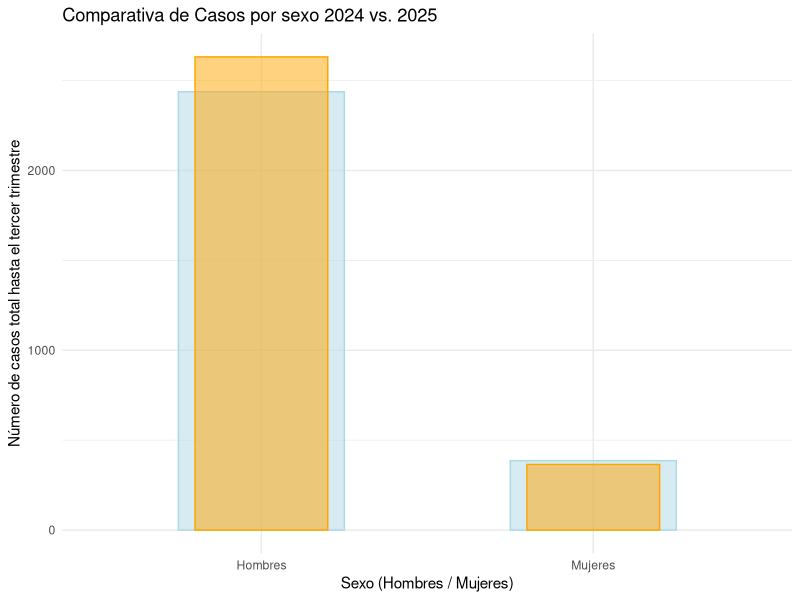
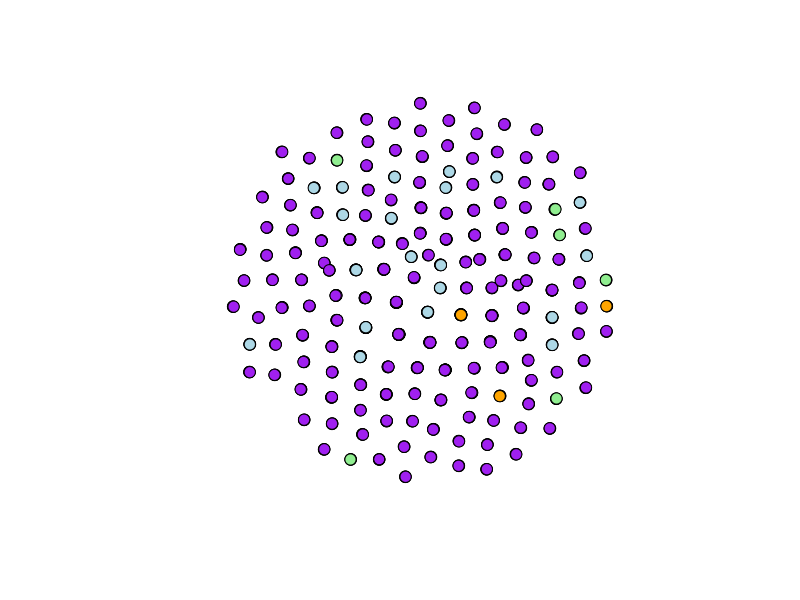
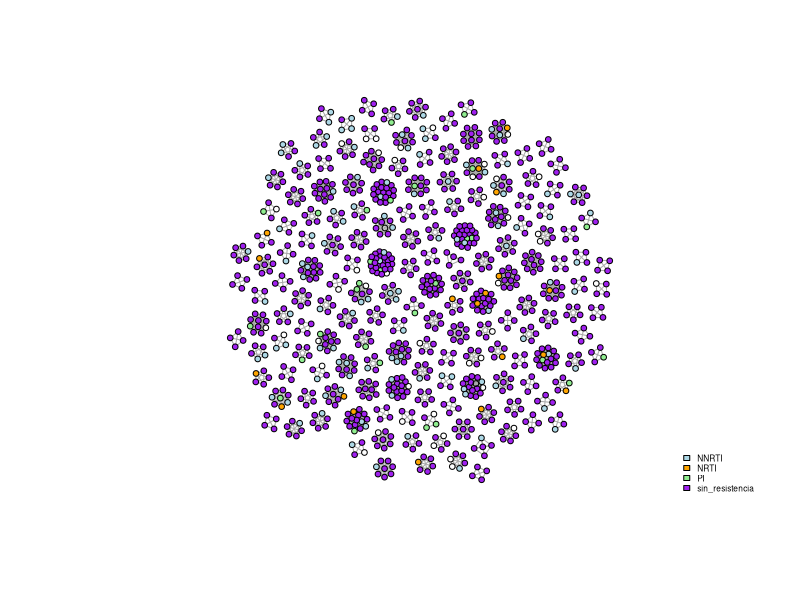
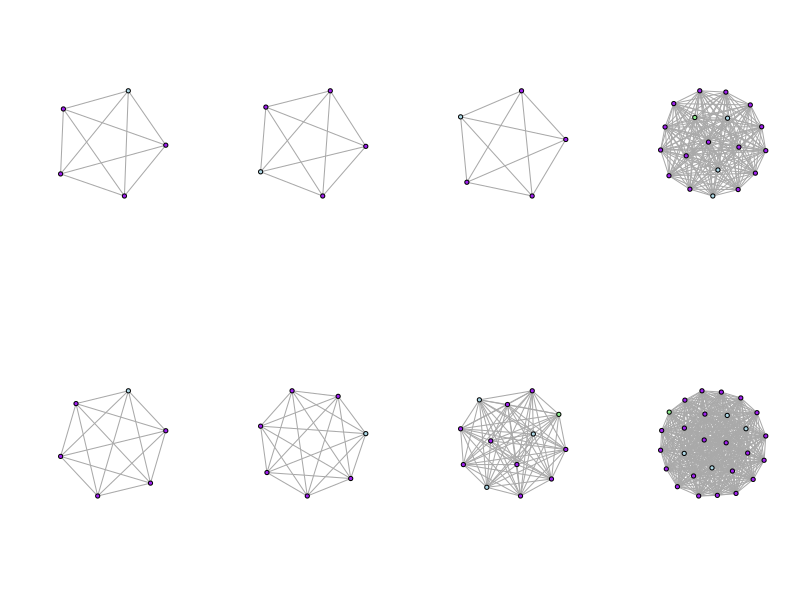
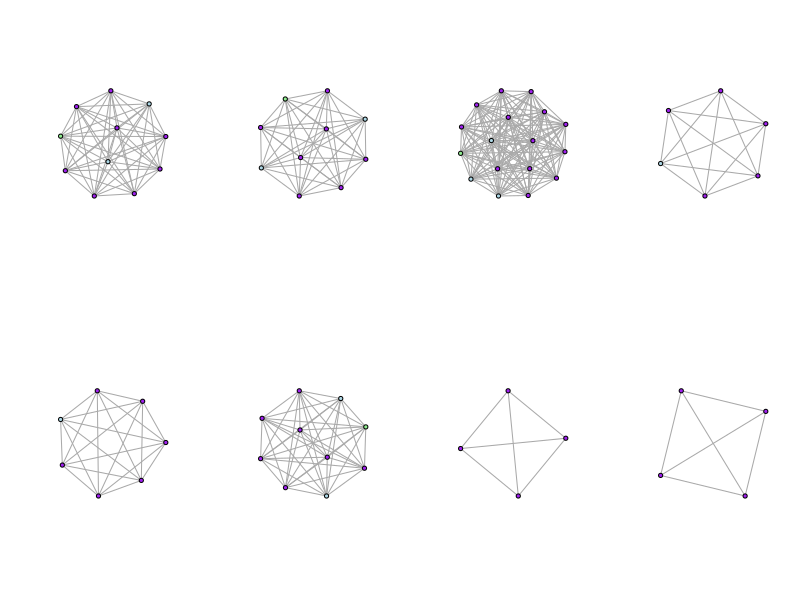
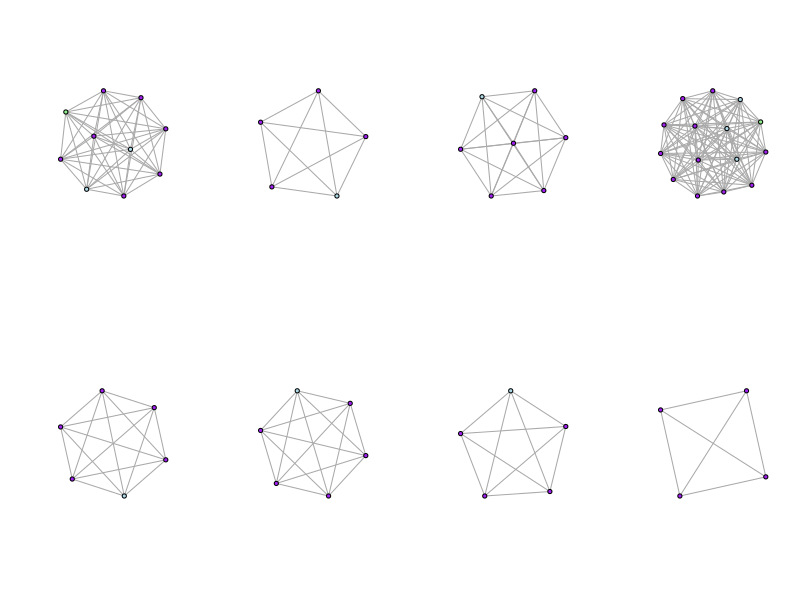
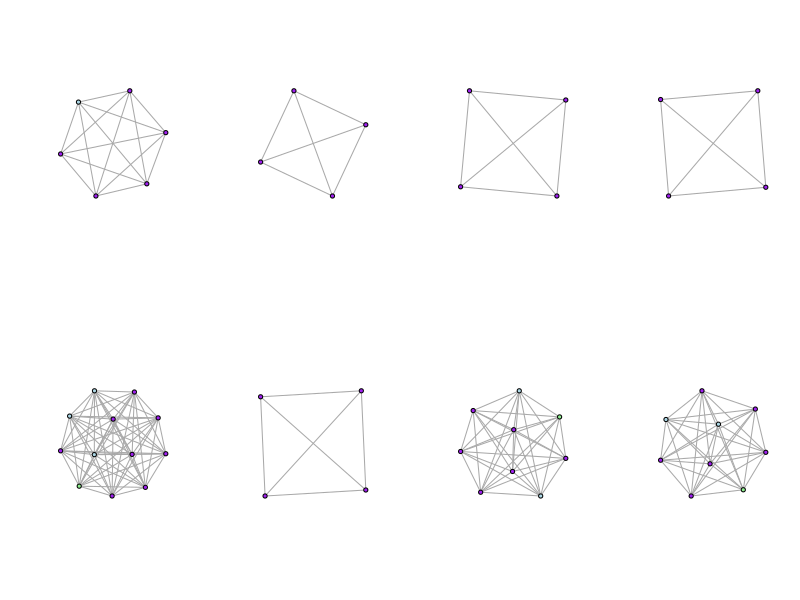
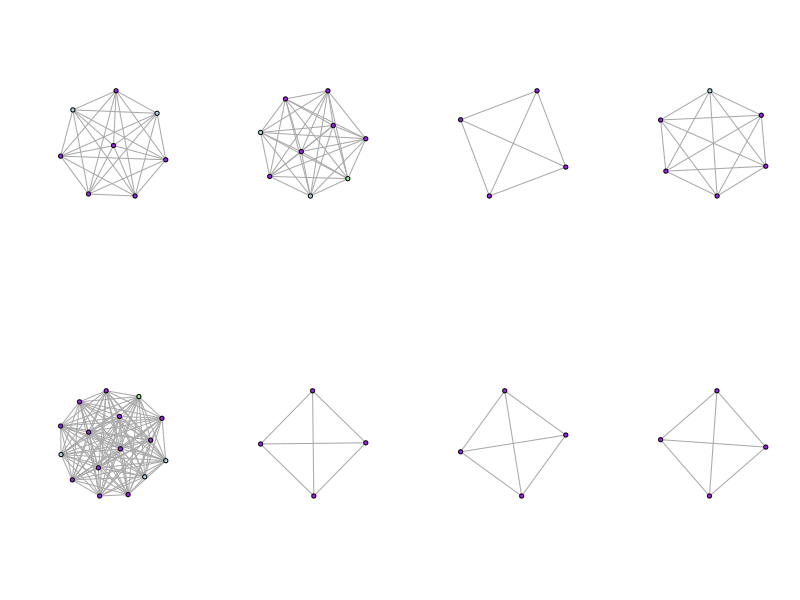

Write the R code that produced these figures, in order.

# Tablas de nuevos casos #

casos_2024 <- data.frame(
  Sexo = c("Hombres", "Mujeres"),
  Casos = c(2438, 386)
)

casos_2024$Total_de_casos <- sum(casos_2024$Casos)
casos_2024

casos_2025 <- data.frame(
  Sexo = c("Hombres", "Mujeres"),
  Casos = c(2632, 365)
)

casos_2025$Total_de_casos <- sum(casos_2025$Casos)
casos_2025

# Gráfica de barras de nuevos casos #
library(ggplot2)
nuevos_casos <- ggplot() +
  geom_col(data = casos_2024, aes(x=Sexo, y=Casos),
           fill = "lightblue", colour = "lightblue", 
           alpha = 0.5, width = 0.5) +
  geom_col(data = casos_2025, aes(x= Sexo, y=Casos),
           fill = "orange", colour = "orange", 
           alpha = 0.5, width = 0.4) +
  labs(
    title = "Comparativa de Casos por sexo 2024 vs. 2025", 
    x = "Sexo (Hombres / Mujeres)",
    y = "Número de casos total hasta el tercer trimestre") +
  theme_minimal()

plot(nuevos_casos)

###############################################################################

library(igraph)
library(dplyr)

vih_data<-read.csv("vih_red_completa.csv")

#modificar la base de datos para corregir un error#

library(tidyverse)
vih_data_r <- vih_data$resistencia=="Sin resistencia"
vih_data$resistencia[vih_data_r] <- "sin_resistencia"

conexiones <- vih_data %>%
  filter(cluster_id != 0 & cd4_a < 200) %>%    # Seleccionamos solo aquellos en clusters y con conteo de linfocitos CD4  mayor a 500
  group_by(cluster_id) %>%      # Agrupamos mediante este criterio
  filter(n() >= 4) %>%          # Excluye clusters con menos de 4 individuos
  summarise(pares = list(combn(id_muestra, 2, simplify = F))) %>% 
            # Nuevo df, "pares" que contiene las combinaciones del id según su cluster
  tidyr::unnest(pares) %>%  # Deshanida la lista anterior para que igraph pueda leerla
  mutate(from = sapply(pares, `[[`, 1),      # Genera dos nuevas columnas "from" y "to" 
         to   = sapply(pares, `[[`, 2)) %>%  # señalando de dónde sale y a dónde llega 
  select(from, to)            # Se descarta la columna "pares"

colores  <- c("NNRTI" = "lightblue", "NRTI"="orange", 
              "PI"="lightgreen", "sin_resistencia"="purple")

g <- graph_from_data_frame(conexiones, directed = F)

plot(g, vertex.label = NA,  vertex.size  = 6, 
     vertex.color = colores[vih_data$resistencia])

vcount(g) # Número de nodos
ecount(g) # Número de conexiones

# Tabla de datos limpia con los datos que vamos a utilizar #

columnas_non <- c("colonia", "municipio", "cp", "seguridad_social") #crear un nuevo 
#objeto en el que indiquemos las columnas que no necesitamos#

vih_data_limpia <-vih_data[, !names(vih_data) %in% columnas_non] #para no modificar 
#nuestra base de datos original, creamos una nueva tabla, ahí indicamos de donde va 
#a tomar los datos de las columnas a borrar#

#haremos la comparación de edad con varias categorías, así que vamos a eliminar 
#aquellos datos que no tengan edad para que quede mejor la tabla#

vih_data_limpia <- vih_data_limpia[vih_data_limpia$edad != "", ]
#en la tabla no hay "0" o "NA", son simplemente espacios vacíos, por lo que en la 
#base de datos limpia vamos a indicar de que columna queremos eliminar esos espacios
#vacíos#

# Comparación de los datos obtenidos de la base de datos #

################################################################################

write_graph(g, "red_VIHP1.graphml", format = "graphml") 
# Exportar para visualizar en Cytoscape pero no sirvió


###############################################################################

conexiones_buena <- vih_data_limpia %>%
  filter(cluster_id != 0 & cd4_a < 200) %>%    # Seleccionamos solo aquellos en clusters y con conteo de linfocitos CD4  mayor a 500
  group_by(cluster_id) %>%      # Agrupamos mediante este criterio
  filter(n() >= 4) %>%          # Excluye clusters con menos de 4 individuos
  summarise(pares = list(combn(id_muestra, 2, simplify = F))) %>% 
  # Nuevo df, "pares" que contiene las combinaciones del id según su cluster
  tidyr::unnest(pares) %>%  # Deshanida la lista anterior para que igraph pueda leerla
  mutate(from = sapply(pares, `[[`, 1),      # Genera dos nuevas columnas "from" y "to" 
         to   = sapply(pares, `[[`, 2)) %>%  # señalando de dónde sale y a dónde llega 
  select(from, to)            # Se descarta la columna "pares"


g2 <- graph_from_data_frame(conexiones_buena, directed = F)

vcount(g2) ## corroborar si se hizo bien la base 

############## graficar completo ###############3

layout <- layout_with_graphopt(g2, niter  = 15000, charge = 0.08)


plot(g2,
     vertex.label = NA,
     vertex.size = 3,
     vertex.color = colores[vih_data_limpia$resistencia],
     layout = layout)

legend("bottomright",
       legend = names(colores),
       fill   = colores,
       cex    = 0.5,
       bty    = "n")


########### graficar por clusters  ##############

par(mfrow = c(2, 4))

subg <- decompose(g2)

for (sg in subg) {
  plot(sg, vertex.label = NA,  vertex.size  = 8, 
       vertex.color = colores[vih_data_limpia$resistencia])
}

legend("bottomright",
       legend = names(colores),
       fill   = colores,
       cex    = 0.5,
       bty    = "n")

par(mfrow = c(1, 1))

###################################################################################

library(ggplot2)

# Gráfica para comparar los niveles de linfocitos CD4 por rango de edad #

ggplot(vih_data_limpia, aes(x = edad_rango, y = cd4_a)) +
  geom_boxplot(fill = "pink3", color = "pink2") +
  labs(
    title = "Conteo de linfocitos CD4 por rango de edad", 
    x = "Rango de edad", 
    y = "Conteo de células CD4"
  ) +
  theme_minimal()


# Gráfica para comparar los niveles de carga de virulencia por rango de edad #

ggplot(vih_data_limpia, aes(x = edad_rango, y = cv)) +
  geom_boxplot(fill = "red3", color = "red4") +
  labs(
    title = "Nivel de carga viral por rango de edad", 
    x = "Rango de edad", 
    y = "Carga viral"
  ) +
  theme_minimal()

# Gráfica de resistencia con la toma de las muestras #
